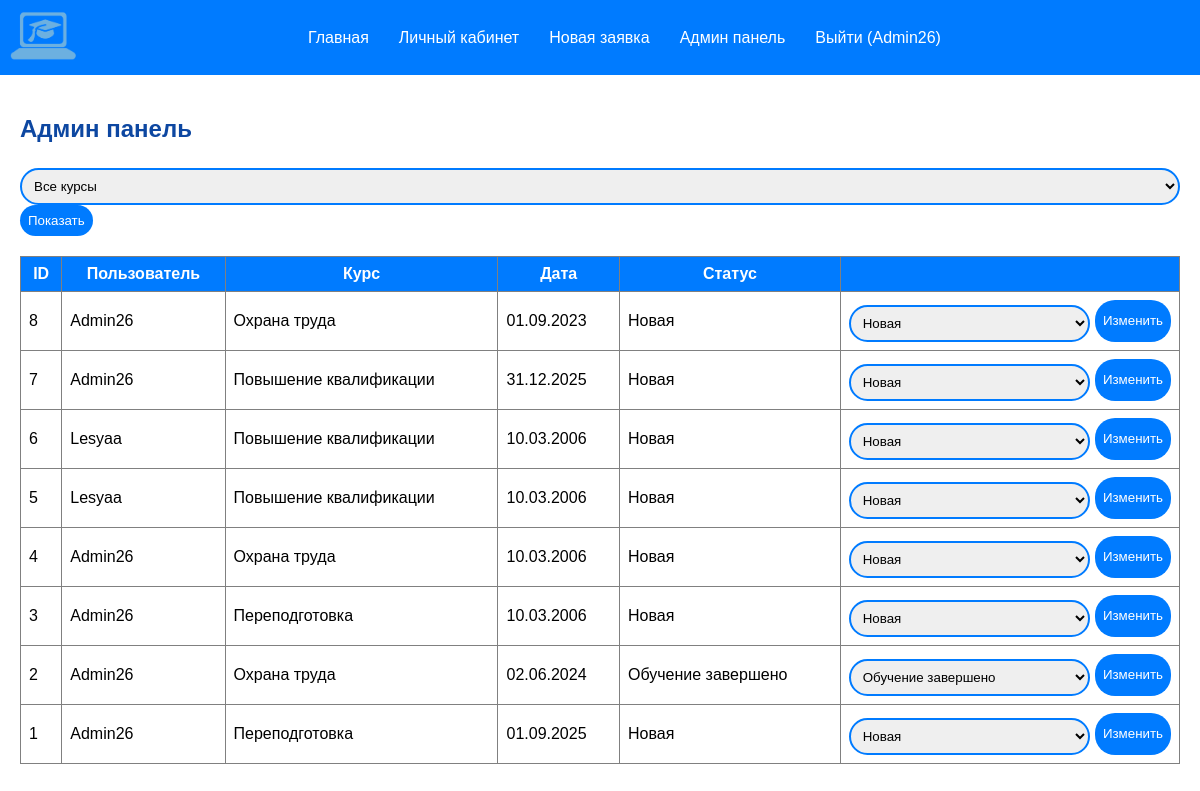
The page /admin_panel/ (signed in) on the database its author committed.
### core/models.py (models this page shows)
class User(AbstractUser):
    phone = models.CharField(max_length=20)
    fio = models.CharField(max_length=200)

class Application(models.Model):
    STATUS = [
        ('Новая', 'Новая'),
        ('Идет обучение', 'Идет обучение'),
        ('Обучение завершено', 'Обучение завершено'),
    ]
    user = models.ForeignKey(User, on_delete=models.CASCADE)
    course = models.CharField(max_length=200)
    desired_date = models.DateField()
    payment_method = models.CharField(max_length=100)
    status = models.CharField(max_length=50, choices=STATUS, default='Новая')
    created_at = models.DateTimeField(auto_now_add=True)
    review = models.TextField(blank=True, null=True)

### core/views.py (the view, shortened to what this page needs)
# urls.py: path('admin_panel/', views.admin_panel, name='admin_panel'),
def admin_panel(request):
    if request.user.username != 'Admin26':
        return HttpResponse('Доступ запрещён', status=403)
    apps = Application.objects.all().order_by('-created_at')
    course_filter = request.GET.get('course_filter')
    if course_filter:
        apps = apps.filter(course=course_filter)
    sort = request.GET.get('sort', '-created_at')
    if sort in ['created_at', '-created_at', 'status', 'course']:
        apps = apps.order_by(sort)
    context = {
        'applications': apps,
        'courses': Application.objects.values_list('course', flat=True).distinct(),
        'sort': sort,
        'course_filter': course_filter,
    }
    return render(request, 'core/admin_panel.html', context)

### core/templates/core/admin_panel.html (shortened to what this page needs)
{% extends 'core/base.html' %}
{% block content %}
<h2>Админ панель</h2>
<form method="get" style="margin-bottom: 20px;">
    <select name="course_filter">
        <option value="">Все курсы</option>
    </select>
    <button type="submit">Показать</button>
</form>
<table border="1" cellpadding="8" style="width:100%; border-collapse: collapse;">
    <tr style="background:#007bff; color:white;">
        <th>ID</th><th>Пользователь</th><th>Курс</th><th>Дата</th><th>Статус</th><th></th>
    </tr>
    {% for app in applications %}
    <tr>
        <td>{{ app.id }}</td>
        <td>{{ app.user.username }}</td>
        <td>{{ app.course }}</td>
        <td>{{ app.desired_date|date:'d.m.Y' }}</td>
        <td>{{ app.status }}</td>
        <td>
            <form method="post" style="margin:0; display:flex;  gap:5px;">
                <select name="new_status">
                    <option {% if app.status == 'Новая' %}selected{% endif %}>Новая</option>
                    <option {% if app.status == 'Обучение завершено' %}selected{% endif %}>Обучение завершено</option>
                </select>
                <button type="submit">Изменить</button>
            </form>
        </td>
    </tr>
    {% endfor %}
</table>
{% endblock %}

### core/templates/core/base.html (shortened to what this page needs)
{% load static %}
<!DOCTYPE html>
<html>
<head>
</head>
<body>
<div class="navbar">
    <div class="logo">
        <img src="{% static 'core/images/students_corner.png' %}" alt="Логотип">
    </div>
    <div class="nav-links">
        <a href="/">Главная</a>
        {% if user.is_authenticated %}
            <a href="/personal/">Личный кабинет</a>
            <a href="/new-application/">Новая заявка</a>
            {% if user.username == 'Admin26' %}
                <a href="/admin_panel/">Админ панель</a>
            {% endif %}
            <a href="/logout/">Выйти ({{ user.username }})</a>
        {% else %}
            <a href="/login/">Вход</a>
            <a href="/register/">Регистрация</a>
        {% endif %}
    </div>
</div>
<div class="content">
    {% block content %}{% endblock %}
</div>
</body>
</html>

### core/templates/core/base.html (style rules this page uses)
body { margin: 0; font-family: Arial, sans-serif; background: white; }
.navbar { background: #007bff; padding: 10px; display: flex; align-items: center; flex-wrap: wrap; }
.logo { flex: 0 0 auto; margin-right: 20px; }
.logo img { height: 55px; vertical-align: middle; }
.nav-links { flex: 1 1 auto; display: flex; justify-content: center; flex-wrap: wrap; gap: 10px; }
.nav-links a { color: white; text-decoration: none; padding: 5px 10px; }
button { background: #007bff; color: white; border: none; padding: 8px; cursor: pointer; border-radius: 20px; }
input, select, textarea { width: 100%; padding: 8px; margin-top: 5px; border: 2px solid #007bff; border-radius: 20px; box-sizing: border-box; }
h1, h2 { color: #0d47a1; }
.content { padding: 20px; }

### rows shown on the page
User: username "Admin26"
Application: id "8", user.username "Admin26", course "Охрана труда", desired_date "01.09.2023", status "Новая", new_status "Новая"
Application: id "7", user.username "Admin26", course "Повышение квалификации", desired_date "31.12.2025", status "Новая", new_status "Новая"
Application: id "6", user.username "Lesyaa", course "Повышение квалификации", desired_date "10.03.2006", status "Новая", new_status "Новая"
Application: id "5", user.username "Lesyaa", course "Повышение квалификации", desired_date "10.03.2006", status "Новая", new_status "Новая"
Application: id "4", user.username "Admin26", course "Охрана труда", desired_date "10.03.2006", status "Новая", new_status "Новая"
Application: id "3", user.username "Admin26", course "Переподготовка", desired_date "10.03.2006", status "Новая", new_status "Новая"
Application: id "2", user.username "Admin26", course "Охрана труда", desired_date "02.06.2024", status "Обучение завершено", new_status "Обучение завершено"
Application: id "1", user.username "Admin26", course "Переподготовка", desired_date "01.09.2025", status "Новая", new_status "Новая"
